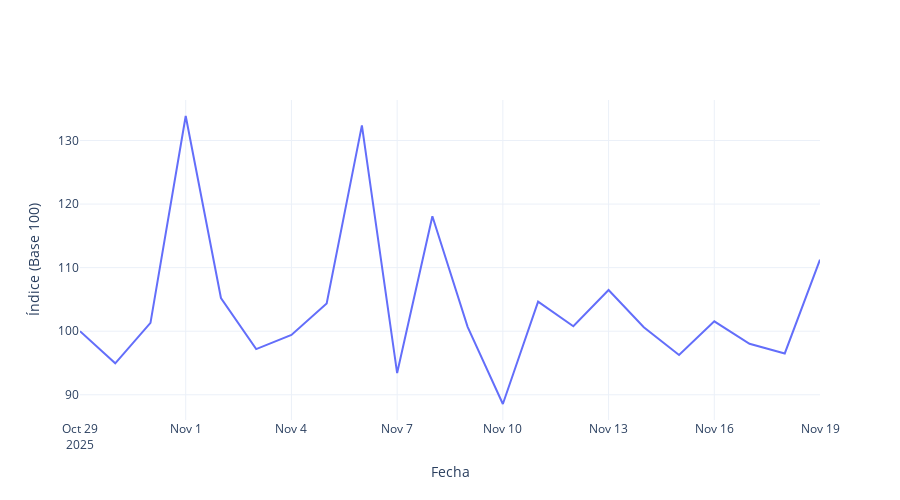

Notebook cell for this chart:
### Code cell
dir_input = Path("data/base100/")
ipc_file = dir_input / "base_vivienda.xlsx"
df_vivienda = pd.read_excel(ipc_file)

# Asegurarse de que 'VALOR' esté en formato numérico
df_vivienda["VALOR"] = pd.to_numeric(df_vivienda["VALOR"], errors="coerce")

# Pesos para la división Vivienda
pesos_vivienda = [
    4.451,
    0.000
]

# Normalización
w_vivienda = 9.607  # Peso total de la división

suma_original = sum(pesos_vivienda)
factor = w_vivienda / suma_original
pesos_norm_vivienda = [p * factor for p in pesos_vivienda]

# Crear dataframe de pesos
categorias_vivienda = df_vivienda["CATEGORIA"].unique().tolist()
df_pesos_vivienda = pd.DataFrame({
    "CATEGORIA": categorias_vivienda,
    "PESO": pesos_vivienda,
    "PESO_NORMALIZADO": pesos_norm_vivienda
})

# Convertir los pesos normalizados a una matriz NumPy
w_vivienda = np.array(pesos_norm_vivienda)

# Función de ponderación geométrica
def geom_pond(x, w):
    x = np.array(x)
    return np.exp(np.sum(w * np.log(x)) / np.sum(w))

# Crear el diccionario de IPC por fecha
ipc_vivienda = {}
for fecha in df_vivienda["FECHA"].unique(): 
    valores = df_vivienda[df_vivienda["FECHA"] == fecha]["VALOR"].values
    ipc_vivienda[fecha] = geom_pond(valores, w_vivienda)

# Convertir a una serie final ordenada por fecha
ipc_vivienda = pd.Series(ipc_vivienda)
ipc_vivienda.index = pd.to_datetime(ipc_vivienda.index)
ipc_vivienda = ipc_vivienda.sort_index()

# Concatenar IPC con el dataframe original
df_ipc_vivienda = ipc_vivienda.reset_index()
df_ipc_vivienda.columns = ["FECHA", "VALOR"]
df_ipc_vivienda["CATEGORIA"] = "Índice Vivienda"

# Concatenar datos originales con el IPC
df_vivienda = pd.concat([df_vivienda, df_ipc_vivienda], ignore_index=True)

# Crear el gráfico de IPC de Vivienda
fig = go.Figure()
fig.add_trace(go.Scatter(
    x=ipc_vivienda.index,
    y=ipc_vivienda.values,
    mode="lines",
    name="Índice (Base 100)",
    line=dict(width=2)
))

fig.update_layout(
    title=None,
    xaxis_title="Fecha",
    yaxis_title="Índice (Base 100)",
    template="plotly_white",
    hovermode="x unified",
    width=900,
    height=500
)

fig.show()
fig.write_image("results/indice_vivienda.pdf")

### Figure 1 — Plotly figure (JSON) as saved in the notebook; plotly's stock layout.template omitted (floating-point values rounded to 4 significant figures)
{"data": [{"line": {"width": 2}, "mode": "lines", "name": "Índice (Base 100)", "type": "scatter", "x": ["2025-10-29T00:00:00", "2025-10-30T00:00:00", "2025-10-31T00:00:00", "2025-11-01T00:00:00", "2025-11-02T00:00:00", "2025-11-03T00:00:00", "2025-11-04T00:00:00", "2025-11-05T00:00:00", "2025-11-06T00:00:00", "2025-11-07T00:00:00", "2025-11-08T00:00:00", "2025-11-09T00:00:00", "2025-11-10T00:00:00", "2025-11-11T00:00:00", "2025-11-12T00:00:00", "2025-11-13T00:00:00", "2025-11-14T00:00:00", "2025-11-15T00:00:00", "2025-11-16T00:00:00", "2025-11-17T00:00:00", "2025-11-18T00:00:00", "2025-11-19T00:00:00"], "y": [100.0, 94.94, 101.3, 133.9, 105.2, 97.18, 99.41, 104.4, 132.4, 93.41, 118.1, 100.7, 88.54, 104.7, 100.8, 106.5, 100.6, 96.25, 101.5, 98.03, 96.5, 111.3]}], "layout": {"height": 500, "hovermode": "x unified", "title": {}, "width": 900, "xaxis": {"title": {"text": "Fecha"}}, "yaxis": {"title": {"text": "Índice (Base 100)"}}}}
